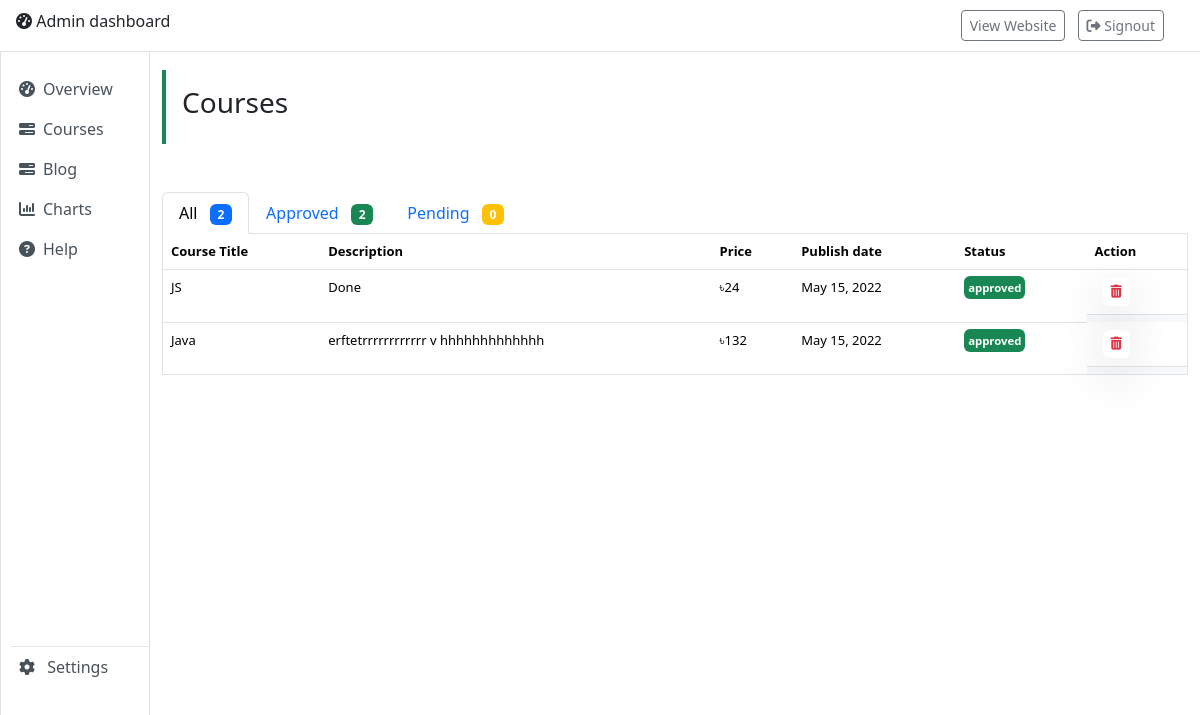
The page /admin/courses/index.php (signed in) on the database its author committed.
### tables this page shows
CREATE TABLE `courses` (
  `CourseID` int(11) NOT NULL,
  `TeacherID` int(11) NOT NULL,
  `course_title` varchar(255) NOT NULL,
  `course_Description` text NOT NULL,
  `price` varchar(255) NOT NULL,
  `timastand` timestamp NOT NULL DEFAULT current_timestamp(),
  `status` varchar(255) NOT NULL DEFAULT 'pending',
  `image` varchar(255) NOT NULL
);

### admin/courses/_table.php (the view, shortened to what this page needs)
<?php
function courseTable($con, $sql)
{
?>
    <table class="table bg-white border border-top-0" style="font-size: 13px;">
        <thead class="bg-white">
            <tr>
                <th scope="col">Course Title</th>
                <th scope="col">Description</th>
                <th scope="col">Price</th>
                <th scope="col">Publish date</th>
                <th scope="col">Status</th>
                <th scope="col">Action</th>
            </tr>
        </thead>
        <tbody class="text-secondary bg-light">
            <?php
            $sql =  $sql;
            $result = mysqli_query($con, $sql);
            while ($row = mysqli_fetch_assoc($result)) {
                $CourseID = $row['CourseID'];
                $course_title = $row['course_title'];
                $timastand = $row['timastand'];
                $status = $row['status'];
                $price = $row['price'];
                $course_Description = $row['course_Description'];
                $datetime = new DateTime($timastand, timezone_open('asia/dhaka'));
                $date_format = $datetime->format('M d, Y');
                if ($status == "approved") {
                    $s_class = "success";
                    $a_form = '';
                }
                $post_dlt_url = '/E-learning/admin/config/_delete.php?CourseID='.$CourseID;
                echo '
            <tr>
                <td >' . $course_title . '</td>
                <td >' . $course_Description . '</td>
                <td >৳' . $price . '</td>
                <td >' . $date_format . '</td>
                <td class="">
                <small class="bg-' . $s_class . ' text-white p-1 fw-bold rounded">' . $status . ' </small>
                </td>
                <td class="d-flex ">
                <a class="shadow-lg mx-2 p-1 px-2 bg-white rounded"  onclick="return confirm(`Are you sure?`) && getFunc(`' . $post_dlt_url . '`)"  style="cursor: pointer;" "><i class="fa fa-trash text-danger" aria-hidden="true"></i></a>
                 '.$a_form.'
                </td>
            </tr>
                ';
            }
            ?>
        </tbody>
    </table>
<?php
}
?>

### assets/css/style.css (style rules this page uses)
body { background-color: #f5f6fe; }
#root { margin-top: 70px; }

### rows shown on the page
courses: course_title "JS", course_Description "Done", price "24", timastand "May 15, 2022", status "approved"
courses: course_title "Java", course_Description "erftetrrrrrrrrrrrr v hhhhhhhhhhhhh", price "132", timastand "May 15, 2022", status "approved"

### other values the page prints
$all "2"
$approved "2"
$pending "0"
